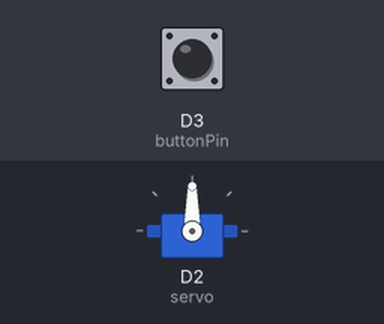
The sketch below on a simulated ESP8266 (Wemos D1 mini). Parts: servo. The inputs (shaded band) are chosen by the test bench; at power-on: D3 (buttonPin) LOW. WiFi joins after 1.5 s; servers stay silent unless stated; random numbers use the default seed unless the sketch sets one; no MQTT or app messages arrive unless stated; what the sketch prints to the serial monitor is not drawn.

Above: at 2.7 s.
2.8 s: D3 (buttonPin) pulled HIGH for 0.15 s
At 6.0 s:
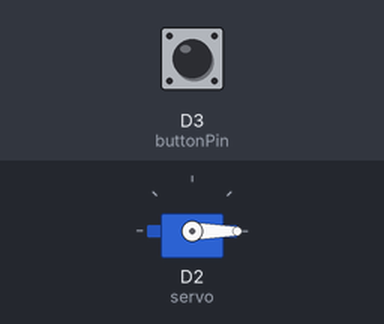
7.3 s: D3 (buttonPin) pulled HIGH for 1 s
At 7.76 s:
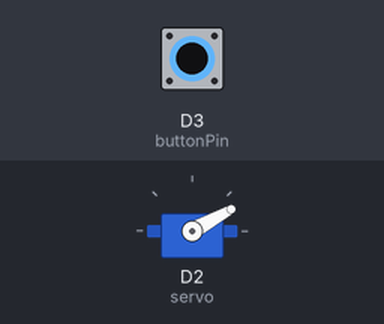
At 10.6 s:
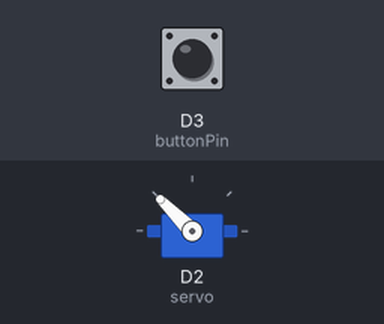
Timing chart, 0 to 12.1 s (numbered marks = the images above; inputs shaded):
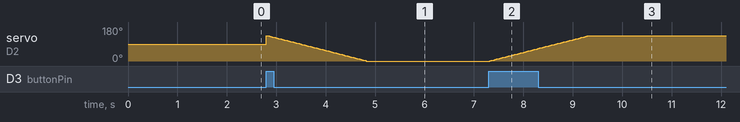

Measured:
- after the input at 7.3 s, servo on D2 (servo): moves from 0° to 135° over 2.0 s, starting at once

The sketch:

testMqttServoBase64.ino
```cpp
#include <ESP8266WiFi.h>
#include <PubSubClient.h>
#include <Servo.h>
#include "Base64.h"

Servo myservo;
int pos = 0;
int buttonState = 0;
int directionState = 0;
#define servo D2
#define buttonPin D3

const char* ssid = "Meo Meo"; //"TP-Link_111";
const char* password = "mangcut9987";//"44455071";
const char* mqtt_server = "broker.mqtt-dashboard.com";//ip mqtt-windowm   //
const int mqtt_port = 1883;
const char *topic = "testServo";
String clientId = "mqtt-servo";

const char *CMD_OPEN = "open";
const char *CMD_CLOSE = "close";

WiFiClient espClient;
PubSubClient client(espClient);

void setup_wifi() {
  delay(10);
  Serial.println();
  Serial.print("Connecting to ");
  Serial.println(ssid);

  WiFi.mode(WIFI_STA);
  WiFi.begin(ssid, password);

  while (WiFi.status() != WL_CONNECTED) {
    delay(500);
    Serial.print(".");
  }

  randomSeed(micros());

  Serial.println("");
  Serial.println("WiFi connected");
  Serial.println("IP address: ");
  Serial.println(WiFi.localIP());
}

void callback(char* topic, byte* payload, unsigned int length) {
  char mesages[100];

  Serial.print("Message arrived [");
  Serial.print(topic);
  Serial.print("]");

  for (int i = 0; i < length; i++)
  {
    char receivedChar = (char)payload[i];

    mesages[i] = receivedChar;
  }

  int inputLen = sizeof(mesages);
  int decodedLen = base64_dec_len(mesages, inputLen);
  char decoded[decodedLen];

  base64_decode(decoded, mesages, inputLen);
  Serial.println(decoded);

  Serial.println();
  if (strcmp(decoded,CMD_OPEN) == 0 && directionState == 0) {
    directionState = 1;
    openDoor();
  }
  else if (strcmp(decoded,CMD_CLOSE) == 0 && directionState == 1) {
    directionState = 0;
    closeDoor();
  }
}

void reconnect() {
  while (!client.connected()) {
    Serial.print("Attempting MQTT connection...");
    clientId += String(random(0xffff), HEX);
    if (client.connect(clientId.c_str())) {
      Serial.println("connected");
	  client.subscribe(topic);
    } else {
      Serial.print("failed, rc=");
      Serial.print(client.state());
      Serial.println(" try again in 5 seconds");
      delay(5000);
    }
  }
}

void setup() {
  myservo.attach(servo);
  pinMode(buttonPin, INPUT);
  Serial.begin(115200);
  setup_wifi();
  client.setServer(mqtt_server, mqtt_port);
  client.setCallback(callback);
}

void loop() {
  if (!client.connected()) {
    reconnect();
  }
  client.loop();
  thuCong();
}

void closeDoor(){
  char input[] = "closeDoor";
  for (pos = 0; pos <= 135; pos += 1) {
    myservo.write(pos);
    delay(15);
  }
  int inputLen = sizeof(input);

  int encodedLen = base64_enc_len(inputLen);
  char encoded[encodedLen];

  base64_encode(encoded, input, inputLen);

  client.publish(topic, encoded);
  client.subscribe(topic);
}

void openDoor(){
  char input[] = "openDoor";
  for (pos = 135; pos >= 0; pos -= 1) {
    myservo.write(pos);
    delay(15);
  }
  int inputLen = sizeof(input);

  int encodedLen = base64_enc_len(inputLen);
  char encoded[encodedLen];

  base64_encode(encoded, input, inputLen);

  client.publish(topic, encoded);
  client.subscribe(topic);
}

void thuCong(){
   buttonState = digitalRead(buttonPin);
   if (directionState == 0){
     if (buttonState == HIGH) {
        directionState = 1;
        openDoor();
     }

   } else if (directionState == 1) {
     if (buttonState == HIGH) {
        directionState = 0;
        closeDoor();
     }
   }
}
```

Base64.cpp
```cpp
// (licence header left out)
#include "Base64.h"
#include <pgmspace.h>
const char PROGMEM b64_alphabet[] = "ABCDEFGHIJKLMNOPQRSTUVWXYZ"
                                    "abcdefghijklmnopqrstuvwxyz"
                                    "0123456789+/";

/* 'Private' declarations */
inline void a3_to_a4(unsigned char * a4, unsigned char * a3);
inline void a4_to_a3(unsigned char * a3, unsigned char * a4);
inline unsigned char b64_lookup(char c);

int base64_encode(char *output, char *input, int inputLen) {
  int i = 0, j = 0;
  int encLen = 0;
  unsigned char a3[3];
  unsigned char a4[4];

  while (inputLen--) {
    a3[i++] = *(input++);
    if (i == 3) {
      a3_to_a4(a4, a3);

      for (i = 0; i < 4; i++) {
        output[encLen++] = pgm_read_byte(&b64_alphabet[a4[i]]);
      }

      i = 0;
    }
  }

  if (i) {
    for (j = i; j < 3; j++) {
      a3[j] = '\0';
    }

    a3_to_a4(a4, a3);

    for (j = 0; j < i + 1; j++) {
      output[encLen++] = pgm_read_byte(&b64_alphabet[a4[j]]);
    }

    while ((i++ < 3)) {
      output[encLen++] = '=';
    }
  }
  output[encLen] = '\0';
  return encLen;
}

int base64_decode(char * output, char * input, int inputLen) {
  int i = 0, j = 0;
  int decLen = 0;
  unsigned char a3[3];
  unsigned char a4[4];


  while (inputLen--) {
    if (*input == '=') {
      break;
    }

    a4[i++] = *(input++);
    if (i == 4) {
      for (i = 0; i < 4; i++) {
        a4[i] = b64_lookup(a4[i]);
      }

      a4_to_a3(a3, a4);

      for (i = 0; i < 3; i++) {
        output[decLen++] = a3[i];
      }
      i = 0;
    }
  }

  if (i) {
    for (j = i; j < 4; j++) {
      a4[j] = '\0';
    }

    for (j = 0; j < 4; j++) {
      a4[j] = b64_lookup(a4[j]);
    }

    a4_to_a3(a3, a4);

    for (j = 0; j < i - 1; j++) {
      output[decLen++] = a3[j];
    }
  }
  output[decLen] = '\0';
  return decLen;
}

int base64_enc_len(int plainLen) {
  int n = plainLen;
  return (n + 2 - ((n + 2) % 3)) / 3 * 4;
}

int base64_dec_len(char * input, int inputLen) {
  int i = 0;
  int numEq = 0;
  for (i = inputLen - 1; input[i] == '='; i--) {
    numEq++;
  }

  return ((6 * inputLen) / 8) - numEq;
}

inline void a3_to_a4(unsigned char * a4, unsigned char * a3) {
  a4[0] = (a3[0] & 0xfc) >> 2;
  a4[1] = ((a3[0] & 0x03) << 4) + ((a3[1] & 0xf0) >> 4);
  a4[2] = ((a3[1] & 0x0f) << 2) + ((a3[2] & 0xc0) >> 6);
  a4[3] = (a3[2] & 0x3f);
}

inline void a4_to_a3(unsigned char * a3, unsigned char * a4) {
  a3[0] = (a4[0] << 2) + ((a4[1] & 0x30) >> 4);
  a3[1] = ((a4[1] & 0xf) << 4) + ((a4[2] & 0x3c) >> 2);
  a3[2] = ((a4[2] & 0x3) << 6) + a4[3];
}

inline unsigned char b64_lookup(char c) {
  if (c >= 'A' && c <= 'Z') return c - 'A';
  if (c >= 'a' && c <= 'z') return c - 71;
  if (c >= '0' && c <= '9') return c + 4;
  if (c == '+') return 62;
  if (c == '/') return 63;
  return -1;
}
```

Base64.h
```cpp
#ifndef _BASE64_H
#define _BASE64_H

extern const char b64_alphabet[];

int base64_encode(char *output, char *input, int inputLen);

int base64_decode(char *output, char *input, int inputLen);

int base64_enc_len(int inputLen);

int base64_dec_len(char *input, int inputLen);

#endif // _BASE64_H
```
